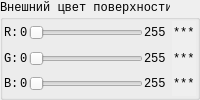
            <widget class="QGroupBox" name="groupBox_ExteriorColor">
             <property name="font">
              <font>
               <family>Consolas</family>
              </font>
             </property>
             <property name="title">
              <string>Внешний цвет поверхности</string>
             </property>
             <layout class="QHBoxLayout" name="horizontalLayout_13">
              <property name="leftMargin">
               <number>1</number>
              </property>
              <property name="topMargin">
               <number>1</number>
              </property>
              <property name="rightMargin">
               <number>1</number>
              </property>
              <property name="bottomMargin">
               <number>1</number>
              </property>
              <item>
               <layout class="QVBoxLayout" name="verticalLayout_14">
                <property name="spacing">
                 <number>1</number>
                </property>
                <item>
                 <layout class="QHBoxLayout" name="horizontalLayout_16">
                  <item>
                   <widget class="QLabel" name="label_R_Ext">
                    <property name="font">
                     <font>
                      <family>Consolas</family>
                     </font>
                    </property>
                    <property name="text">
                     <string>R:</string>
                    </property>
                   </widget>
                  </item>
                  <item>
                   <widget class="QLabel" name="label_12">
                    <property name="font">
                     <font>
                      <family>Consolas</family>
                     </font>
                    </property>
                    <property name="text">
                     <string>0</string>
                    </property>
                   </widget>
                  </item>
                  <item>
                   <widget class="QSlider" name="slider_R_Ext">
                    <property name="font">
                     <font>
                      <family>Consolas</family>
                     </font>
                    </property>
                    <property name="maximum">
                     <number>255</number>
                    </property>
                    <property name="orientation">
                     <enum>Qt::Horizontal</enum>
                    </property>
                   </widget>
                  </item>
                  <item>
                   <widget class="QLabel" name="label_21">
                    <property name="font">
                     <font>
                      <family>Consolas</family>
                     </font>
                    </property>
                    <property name="text">
                     <string>255</string>
                    </property>
                   </widget>
                  </item>
                 </layout>
                </item>
                <item>
                 <layout class="QHBoxLayout" name="horizontalLayout_17">
                  <item>
                   <widget class="QLabel" name="label_G_Ext">
                    <property name="font">
                     <font>
                      <family>Consolas</family>
                     </font>
                    </property>
                    <property name="text">
                     <string>G:</string>
                    </property>
                   </widget>
                  </item>
                  <item>
                   <widget class="QLabel" name="label_15">
                    <property name="font">
                     <font>
                      <family>Consolas</family>
                     </font>
                    </property>
                    <property name="text">
                     <string>0</string>
                    </property>
                   </widget>
                  </item>
                  <item>
                   <widget class="QSlider" name="slider_G_Ext">
                    <property name="font">
                     <font>
                      <family>Consolas</family>
                     </font>
                    </property>
                    <property name="maximum">
                     <number>255</number>
                    </property>
                    <property name="orientation">
                     <enum>Qt::Horizontal</enum>
                    </property>
                   </widget>
                  </item>
                  <item>
                   <widget class="QLabel" name="label_24">
                    <property name="font">
                     <font>
                      <family>Consolas</family>
                     </font>
                    </property>
                    <property name="text">
                     <string>255</string>
                    </property>
                   </widget>
                  </item>
                 </layout>
                </item>
                <item>
                 <layout class="QHBoxLayout" name="horizontalLayout_18">
                  <item>
                   <widget class="QLabel" name="label_B_Ext">
                    <property name="font">
                     <font>
                      <family>Consolas</family>
                     </font>
                    </property>
                    <property name="text">
                     <string>B:</string>
                    </property>
                   </widget>
                  </item>
                  <item>
                   <widget class="QLabel" name="label_18">
                    <property name="font">
                     <font>
                      <family>Consolas</family>
                     </font>
                    </property>
                    <property name="text">
                     <string>0</string>
                    </property>
                   </widget>
                  </item>
                  <item>
                   <widget class="QSlider" name="slider_B_Ext">
                    <property name="font">
                     <font>
                      <family>Consolas</family>
                     </font>
                    </property>
                    <property name="maximum">
                     <number>255</number>
                    </property>
                    <property name="orientation">
                     <enum>Qt::Horizontal</enum>
                    </property>
                   </widget>
                  </item>
                  <item>
                   <widget class="QLabel" name="label_27">
                    <property name="font">
                     <font>
                      <family>Consolas</family>
                     </font>
                    </property>
                    <property name="text">
                     <string>255</string>
                    </property>
                   </widget>
                  </item>
                 </layout>
                </item>
               </layout>
              </item>
              <item>
               <widget class="QWidget" name="widget_ExteriorColor" native="true">
                <property name="font">
                 <font>
                  <family>Consolas</family>
                 </font>
                </property>
                <property name="autoFillBackground">
                 <bool>true</bool>
                </property>
                <layout class="QVBoxLayout" name="verticalLayout_15">
                 <property name="spacing">
                  <number>1</number>
                 </property>
                 <property name="leftMargin">
                  <number>1</number>
                 </property>
                 <property name="topMargin">
                  <number>0</number>
                 </property>
                 <property name="rightMargin">
                  <number>1</number>
                 </property>
                 <property name="bottomMargin">
                  <number>0</number>
                 </property>
                 <item>
                  <widget class="QLabel" name="value_R_Ext">
                   <property name="font">
                    <font>
                     <family>Consolas</family>
                    </font>
                   </property>
                   <property name="text">
                    <string>***</string>
                   </property>
                   <property name="margin">
                    <number>1</number>
                   </property>
                  </widget>
                 </item>
                 <item>
                  <widget class="QLabel" name="value_G_Ext">
                   <property name="font">
                    <font>
                     <family>Consolas</family>
                    </font>
                   </property>
                   <property name="text">
                    <string>***</string>
                   </property>
                   <property name="margin">
                    <number>1</number>
                   </property>
                  </widget>
                 </item>
                 <item>
                  <widget class="QLabel" name="value_B_Ext">
                   <property name="font">
                    <font>
                     <family>Consolas</family>
                    </font>
                   </property>
                   <property name="text">
                    <string>***</string>
                   </property>
                   <property name="margin">
                    <number>1</number>
                   </property>
                  </widget>
                 </item>
                </layout>
               </widget>
              </item>
             </layout>
            </widget>
